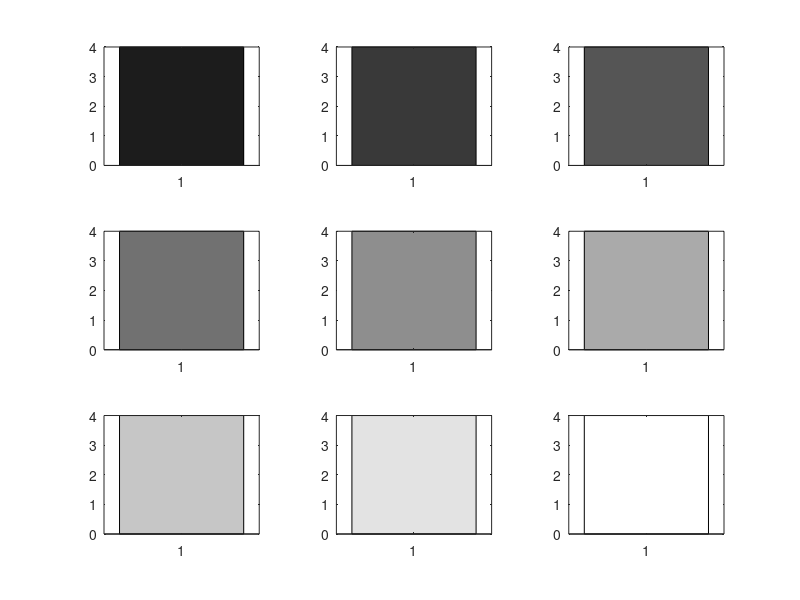

Source code (MATLAB):
figure
for count9=1:9
    subplot (3,3,count9) %each iteration (n=9) makes a new panel in a 3 X 3 matrix of graphic panels in the same figure window.  
    %h = bar (1,1);
    %set(h,'FaceColor',[0 0 count9/9])
    set(bar (1,4),'FaceColor',[count9/9 count9/9 count9/9])  
                    % bar followed by (m,n indicates the width (m) and
                    % height (n) of each bar.
                    %'FaceColor' follwed by brackets indicate 
                    % RGB color components for bars in the graph, all of
                    % which must be between 0 and 1.  The first is the
                    % relative contribution of red, the middle green and the
                    % last blue.
end